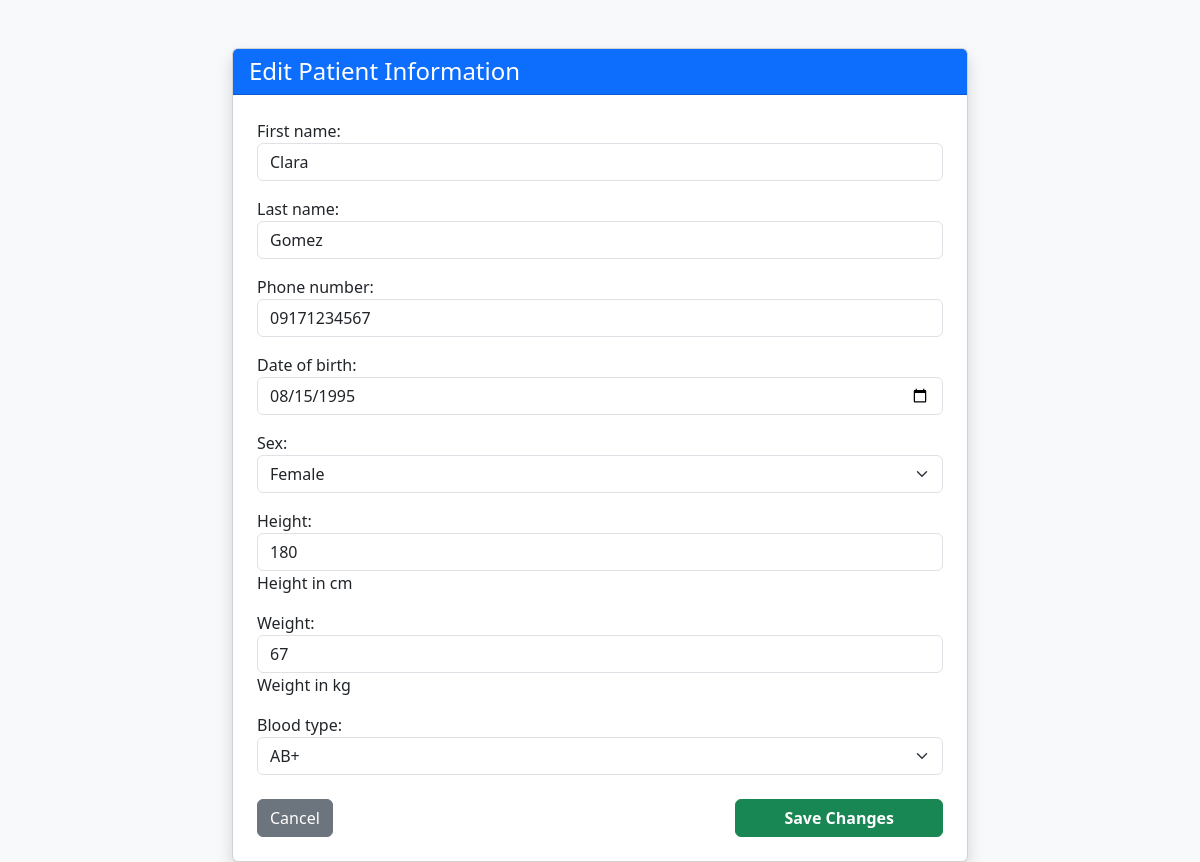
/patient/update/1/, run on the app's committed database.
### clinic/models.py (models this page shows, shortened)
class Patient(models.Model):
    first_name = models.CharField(max_length=50)
    last_name = models.CharField(max_length=50)
    phone_number = models.CharField(max_length=15, unique=True)
    date_of_birth = models.DateField()
    date_registered = models.DateTimeField(default=timezone.now)
    SEX_CHOICES = [
        ('Male','Male'),
        ('Female','Female'),
        ('Other','Other'),
    ]
    BLOOD_TYPE_CHOICES = [
        ('Unknown', 'Leave as null / Unknown'),
        ('A+', 'A+'),
        ('A-', 'A-'),
        ('B+', 'B+'),
        ('B-', 'B-'),
        ('AB+', 'AB+'),
        ('AB-', 'AB-'),
        ('O+', 'O+'),
        ('O-', 'O-'),
    ]
    sex = models.CharField(max_length=10, choices=SEX_CHOICES, blank=True, null=True)
    height = models.IntegerField(help_text="Height in cm", blank=True, null=True)
    weight = models.IntegerField(help_text="Weight in kg", blank=True, null=True)
    blood_type = models.CharField(max_length=10, choices=BLOOD_TYPE_CHOICES, default='Unknown')
    comorbidities = models.TextField(blank=True, null=True)
    allergies = models.TextField(blank=True, null=True)

### clinic/views.py (the view)
# urls.py: path('patient/update/<int:pk>/', views.update_patient, name='update_patient'),
def update_patient(request, pk):
    patient = get_object_or_404(Patient, pk=pk)
    if request.method == 'POST':
        form = PatientForm(request.POST, instance=patient)
        if form.is_valid():
            form.save()
            return redirect('home')
    else:
        form = PatientForm(instance=patient)
    return render(request, 'clinic/update_patient.html', {'form': form, 'patient': patient})

### clinic/forms.py (shortened to what this page needs)
class PatientForm(forms.ModelForm):
    class Meta:
        model = Patient
        fields = ['first_name', 'last_name', 'phone_number', 'date_of_birth',
                  'sex', 'height', 'weight', 'blood_type', 'comorbidities', 'allergies']
        widgets = {
            'first_name': forms.TextInput(attrs={'class': 'form-control'}),
            'last_name': forms.TextInput(attrs={'class': 'form-control'}),
            'phone_number': forms.TextInput(attrs={'class': 'form-control', 'placeholder': 'e.g. 0917-123-4567'}),
            'date_of_birth': forms.DateInput(attrs={'type': 'date', 'class': 'form-control', 'type': 'date'}),
            'sex': forms.Select(attrs={'class': 'form-select'}),
            'height': forms.NumberInput(attrs={'class': 'form-control', 'placeholder': 'e.g. 170cm'}),
            'weight': forms.NumberInput(attrs={'class': 'form-control', 'placeholder': 'e.g. 70kg'}),
            'blood_type': forms.Select(attrs={'class': 'form-select'}),
            'comorbidities': forms.HiddenInput(attrs={'id': 'id_comorbidites'}),
            'allergies': forms.HiddenInput(attrs={'id': 'id_allergies'}),
        }

### clinic/templates/clinic/update_patient.html (shortened to what this page needs)
<!DOCTYPE html>
<html lang="en">
<head>
    <link href="https://cdn.jsdelivr.net/npm/bootstrap@5.3.0/dist/css/bootstrap.min.css" rel="stylesheet">
</head>
<body class="bg-light">
    <div class="container mt-5">
        <div class="row justify-content-center">
            <div class="col-md-8">
                <div class="card shadow">
                    <div class="card-header bg-primary text-white">
                        <h4 class="mb-0">Edit Patient Information</h4>
                    </div>
                    <div class="card-body p-4">
                        <form method="POST">
                            {{ form.as_p }}
                            <div class="d-flex justify-content-between mt-4">
                                <a href="{% url 'home' %}" class="btn btn-secondary">Cancel</a>
                                <button type="submit" class="btn btn-success px-5 fw-bold">Save Changes</button>
                            </div>
                        </form>
                    </div>
                </div>
            </div>
        </div>
    </div>
</body>
</html>

### data on the page
Patient: first_name "Clara", last_name "Gomez", phone_number "09171234567", date_of_birth "08/15/1995", sex "Female", height "180", weight "67", blood_type "AB+"
